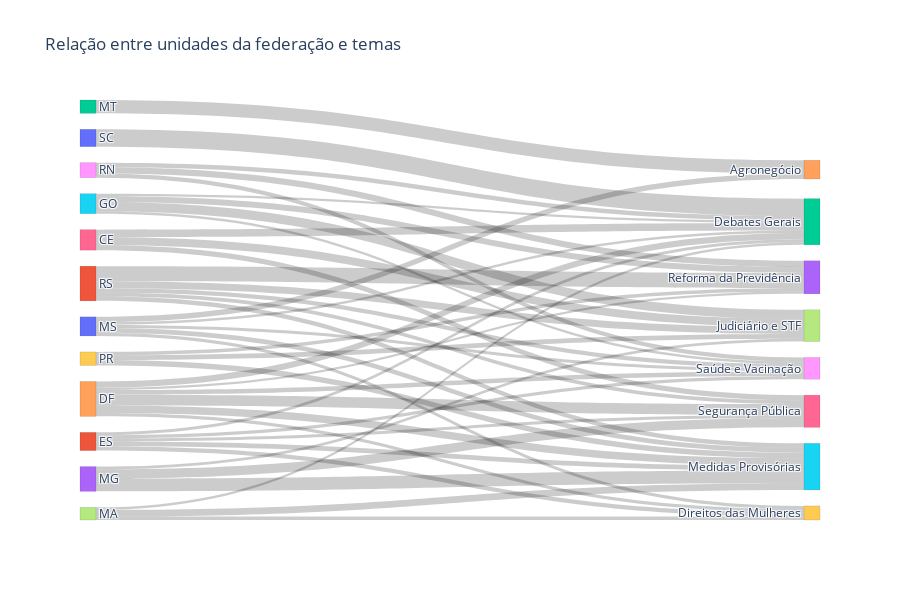

Notebook cell for this chart:
### Markdown cell above
### Unidades da federação e temas

A análise revela quais temas dominam a pauta dos senadores de cada estado.

### Code cell
fluxo_uf = preparar_fluxo(
    df_temas,
    origem='UF',
    destino='tema_label',
    top_origem=12,
    top_destino=8,
    min_fluxo=20
)

fluxo_uf_top = plotar_sankey(
    fluxo_uf,
    origem='UF',
    destino='tema_label',
    titulo='Relação entre unidades da federação e temas'
)

fluxo_uf_top.head(10)

### Figure 1 — Plotly figure (JSON) as saved in the notebook; plotly's stock layout.template omitted (floating-point values rounded to 4 significant figures)
{"data": [{"link": {"source": [0, 1, 2, 3, 4, 3, 5, 6, 4, 6, 1, 7, 8, 4, 5, 9, 10, 6, 11, 8, 10, 4, 9, 1, 11, 1, 8, 1, 7, 9, 4, 11, 10, 11, 10, 11, 3, 10, 7, 5, 4, 5], "target": [12, 13, 14, 15, 16, 16, 17, 17, 15, 12, 17, 15, 13, 12, 13, 15, 14, 16, 15, 12, 15, 18, 17, 15, 19, 18, 18, 16, 19, 13, 19, 18, 19, 16, 18, 12, 17, 12, 12, 18, 13, 12], "value": [159, 139, 122, 116, 99, 85, 84, 74, 70, 67, 64, 61, 57, 57, 54, 51, 49, 47, 44, 43, 43, 42, 42, 42, 39, 38, 38, 35, 31, 31, 30, 29, 29, 29, 29, 26, 26, 25, 24, 23, 22, 22]}, "node": {"color": ["#636EFA", "#EF553B", "#00CC96", "#AB63FA", "#FFA15A", "#19D3F3", "#FF6692", "#B6E880", "#FF97FF", "#FECB52", "#636EFA", "#EF553B", "#00CC96", "#AB63FA", "#FFA15A", "#19D3F3", "#FF6692", "#B6E880", "#FF97FF", "#FECB52"], "label": ["SC", "RS", "MT", "MG", "DF", "GO", "CE", "MA", "RN", "PR", "MS", "ES", "Debates Gerais", "Reforma da Previdência", "Agronegócio", "Medidas Provisórias", "Segurança Pública", "Judiciário e STF", "Saúde e Vacinação", "Direitos das Mulheres"], "line": {"color": "rgba(0,0,0,0.2)", "width": 0.5}, "pad": 16, "thickness": 16}, "type": "sankey"}], "layout": {"font": {"size": 12}, "height": 600, "title": {"text": "Relação entre unidades da federação e temas"}}}
